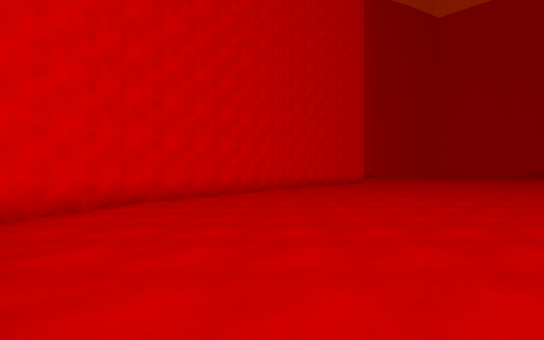
[1] (above)

22 first-person views from a walk through a Unity game level. The camera is 1.5 m above the floor, looks level and sees 85° across. The floor is counted in squares, 2 m on a side. Each view is taken from the middle of a square. On the plan, view 1 faces up. The plan holds only what a view shows up to about 10 squares ahead; the rest is blank. The place goes on beyond the plan.

[2]
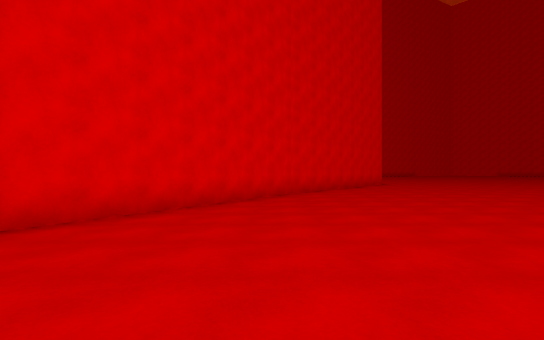

[3]
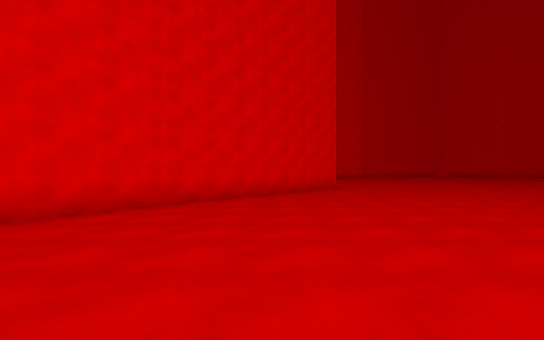

[4]
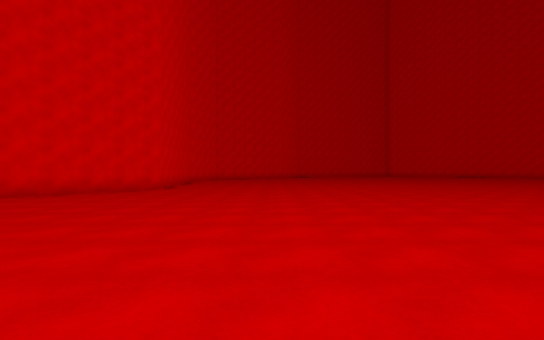

[5]
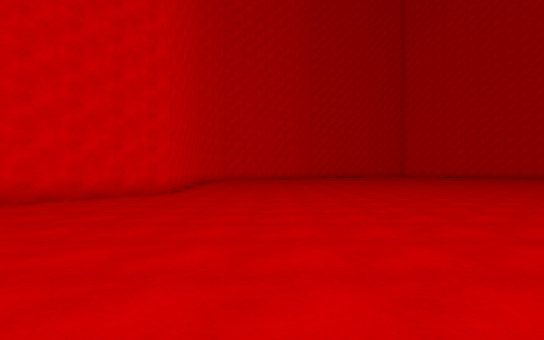

[6]
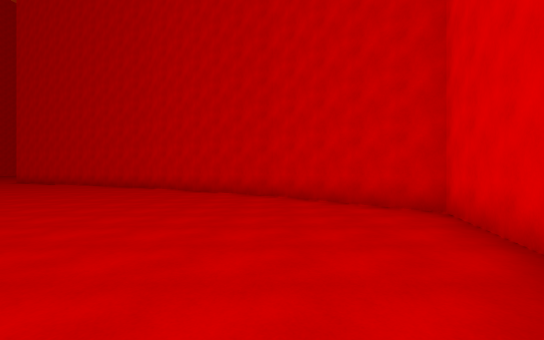

[7]
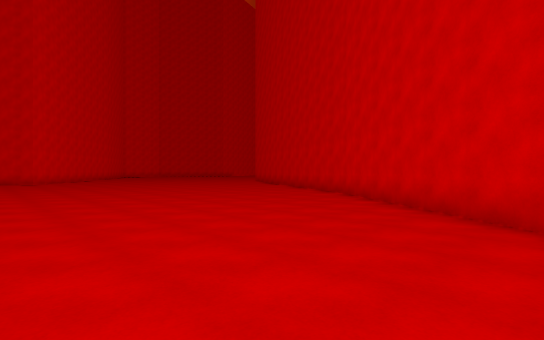

[8]
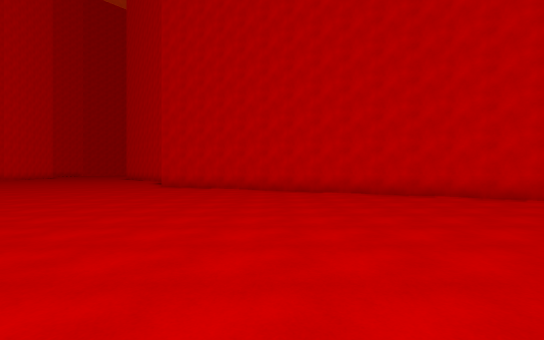

[9]
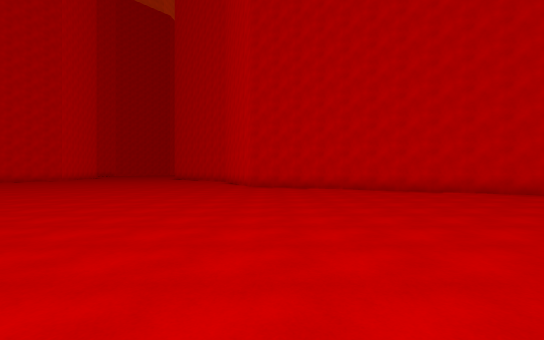

[10]
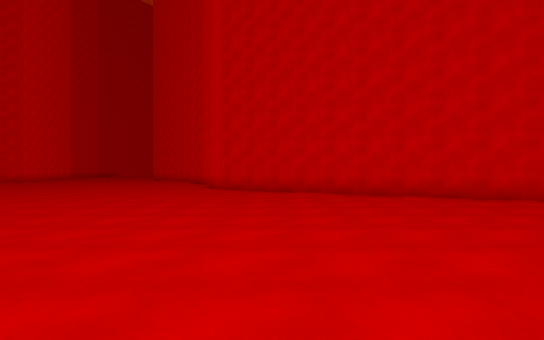

[11]
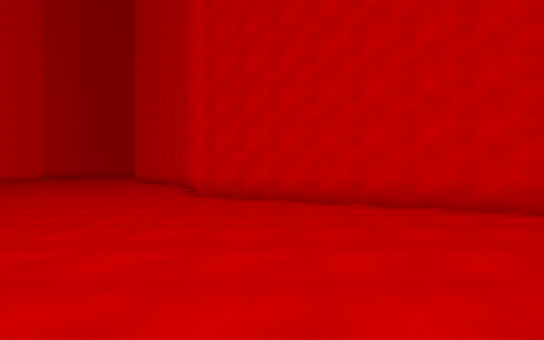

[12]
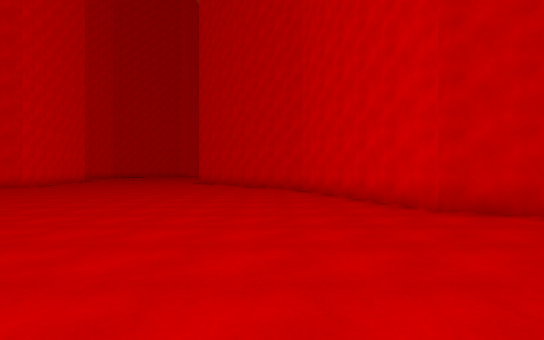

[13]
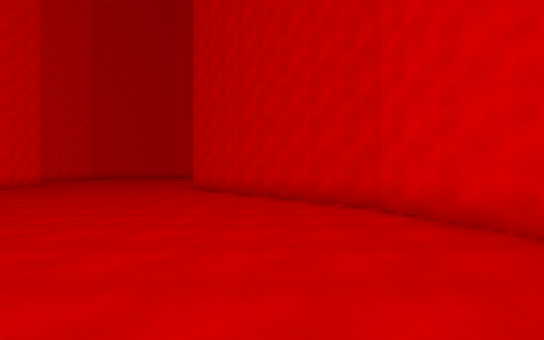

[14]
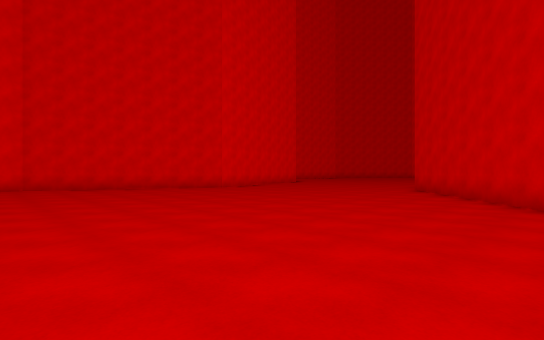

[15]
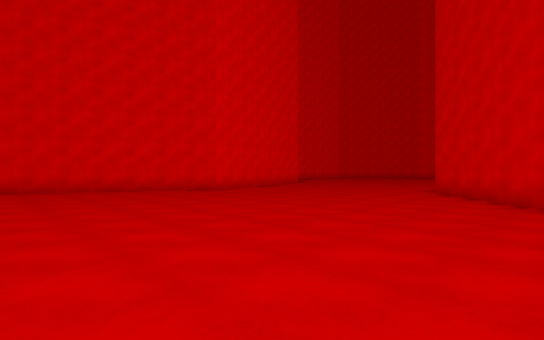

[16]
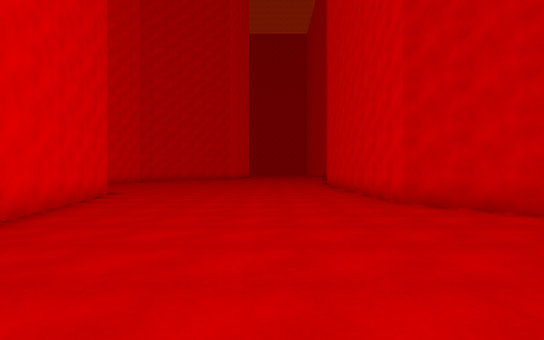

[17]
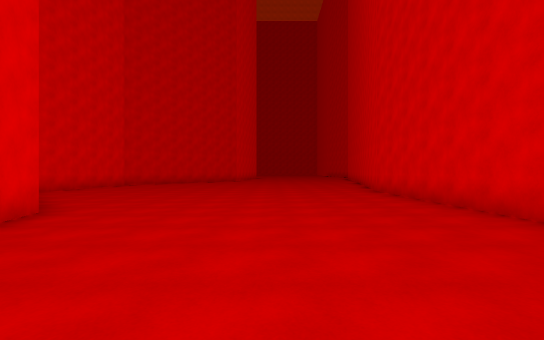

[18]
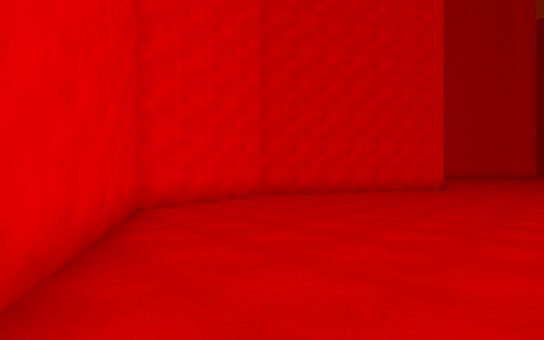

[19]
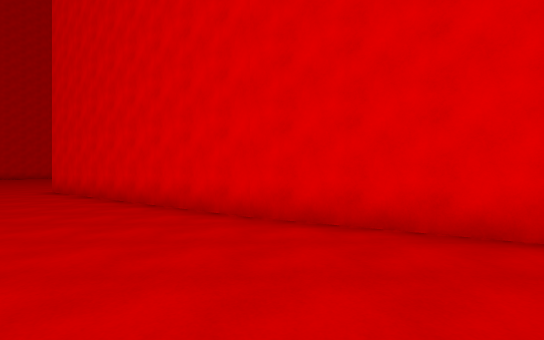

[20]
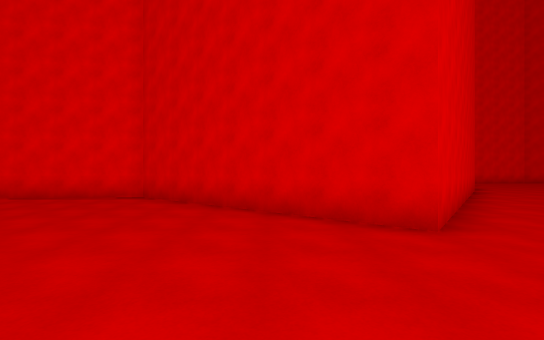

[21]
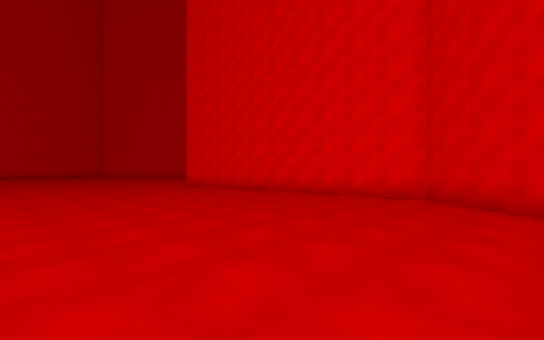

[22]
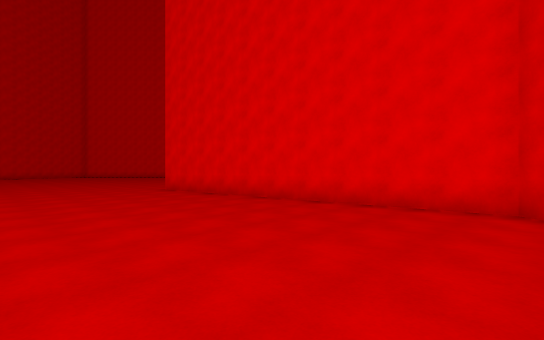

### Floor plan
Points are (right, up) in squares from view 1. A wall is a line through its corners. A room is listed if a view was taken in it or the views show most of it. See-through windows are left out.
Room 1 (views 1, 2, 3, 4, 5, 6, 7, 8, 9, 10, 11, 12, 13, 14, 15, 16, 17, 18, 19, 20, 21, 22)
walls: (24.7, -2.3) (17.6, 3) (22.2, 8.6) (21.4, 16.8); (-1.1, 0.5) (4, -3.3) (14, -8.4) (15.9, -13.7) (21.1, -19.6) (21.3, -27.1); (29.3, -11.9) (30.7, -9.2) (30, -5.2) (24.6, -2.2); (5.6, 19.1) (5.7, 18.3) (0.6, 12.4) (-3.4, 6.6) (-4.1, 3.8) (-1, 0.4); (29.1, -22.3) (27.9, -17.2)

Where each view was taken, in squares from view 1:
view 1: 0 up, 0 right, facing up
view 2: 3 up, 0 right, facing up
view 3: 6 up, 3 right, facing up
view 4: 7 up, 10 right, facing up
view 5: 9 up, 9 right, facing up
view 6: 9 up, 1 left, facing down
view 7: 5 up, 1 left, facing down-right
view 8: 5 up, 9 right, facing down
view 9: 5 up, 13 right, facing down
view 10: 3 up, 12 right, facing down
view 11: 0 up, 12 right, facing down
view 12: 3 down, 17 right, facing down
view 13: 8 down, 18 right, facing down
view 14: 8 down, 17 right, facing down-right
view 15: 9 down, 18 right, facing down-right
view 16: 13 down, 24 right, facing down
view 17: 17 down, 25 right, facing down
view 18: 3 down, 24 right, facing down-right
view 19: 7 down, 25 right, facing up
view 20: 5 up, 14 right, facing right
view 21: 6 up, 14 right, facing up-right
view 22: 8 up, 16 right, facing up-right
